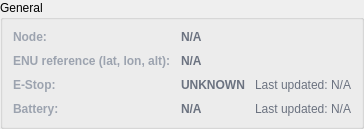
                                                <widget class="QGroupBox" name="general_group">
                                                    <property name="title">
                                                        <string>General</string>
                                                    </property>
                                                    <layout class="QGridLayout" name="gridLayout_5"
                                                        columnstretch="0,0,0">
                                                        <property name="leftMargin">
                                                            <number>10</number>
                                                        </property>
                                                        <property name="topMargin">
                                                            <number>10</number>
                                                        </property>
                                                        <property name="rightMargin">
                                                            <number>10</number>
                                                        </property>
                                                        <property name="bottomMargin">
                                                            <number>10</number>
                                                        </property>
                                                        <property name="spacing">
                                                            <number>10</number>
                                                        </property>
                                                        <item row="3" column="0">
                                                            <widget class="QLabel"
                                                                name="battery_static_label">
                                                                <property name="styleSheet">
                                                                    <string notr="true">color:
                                                                        #9ca3af; font-weight: 600;</string>
                                                                </property>
                                                                <property name="text">
                                                                    <string>Battery:</string>
                                                                </property>
                                                            </widget>
                                                        </item>
                                                        <item row="0" column="1" colspan="2">
                                                            <widget class="QLabel"
                                                                name="vehicle_node_label">
                                                                <property name="styleSheet">
                                                                    <string notr="true">color:
                                                                        #6b7280; font-weight: 700;</string>
                                                                </property>
                                                                <property name="text">
                                                                    <string>N/A</string>
                                                                </property>
                                                            </widget>
                                                        </item>
                                                        <item row="0" column="0">
                                                            <widget class="QLabel"
                                                                name="node_static_label">
                                                                <property name="styleSheet">
                                                                    <string notr="true">color:
                                                                        #9ca3af; font-weight: 600;</string>
                                                                </property>
                                                                <property name="text">
                                                                    <string>Node:</string>
                                                                </property>
                                                            </widget>
                                                        </item>
                                                        <item row="2" column="2">
                                                            <widget class="QLabel"
                                                                name="estop_time_label">
                                                                <property name="styleSheet">
                                                                    <string notr="true">color:
                                                                        #6b7280; font-size: 9pt;</string>
                                                                </property>
                                                                <property name="text">
                                                                    <string>Last updated: N/A</string>
                                                                </property>
                                                            </widget>
                                                        </item>
                                                        <item row="3" column="1">
                                                            <widget class="QLabel"
                                                                name="battery_label">
                                                                <property name="styleSheet">
                                                                    <string notr="true">color:
                                                                        #6b7280; font-weight: 700;</string>
                                                                </property>
                                                                <property name="text">
                                                                    <string>N/A</string>
                                                                </property>
                                                            </widget>
                                                        </item>
                                                        <item row="2" column="1">
                                                            <widget class="QLabel"
                                                                name="estop_label">
                                                                <property name="styleSheet">
                                                                    <string notr="true">color:
                                                                        #6b7280; font-weight: 700;</string>
                                                                </property>
                                                                <property name="text">
                                                                    <string>UNKNOWN</string>
                                                                </property>
                                                            </widget>
                                                        </item>
                                                        <item row="2" column="0">
                                                            <widget class="QLabel"
                                                                name="estop_static_label">
                                                                <property name="styleSheet">
                                                                    <string notr="true">color:
                                                                        #9ca3af; font-weight: 600;</string>
                                                                </property>
                                                                <property name="text">
                                                                    <string>E-Stop:</string>
                                                                </property>
                                                            </widget>
                                                        </item>
                                                        <item row="3" column="2">
                                                            <widget class="QLabel"
                                                                name="battery_time_label">
                                                                <property name="styleSheet">
                                                                    <string notr="true">color:
                                                                        #6b7280; font-size: 9pt;</string>
                                                                </property>
                                                                <property name="text">
                                                                    <string>Last updated: N/A</string>
                                                                </property>
                                                            </widget>
                                                        </item>
                                                        <item row="1" column="0">
                                                            <widget class="QLabel"
                                                                name="enuref_static_label">
                                                                <property name="styleSheet">
                                                                    <string notr="true">color:
                                                                        #9ca3af; font-weight: 600;</string>
                                                                </property>
                                                                <property name="text">
                                                                    <string><![CDATA[ENU reference (lat, lon, alt):]]></string>
                                                                </property>
                                                            </widget>
                                                        </item>
                                                        <item row="1" column="1" colspan="2">
                                                            <widget class="QLabel"
                                                                name="enuref_label">
                                                                <property name="styleSheet">
                                                                    <string notr="true">color:
                                                                        #6b7280; font-weight: 700;</string>
                                                                </property>
                                                                <property name="text">
                                                                    <string>N/A</string>
                                                                </property>
                                                            </widget>
                                                        </item>
                                                    </layout>
                                                </widget>
